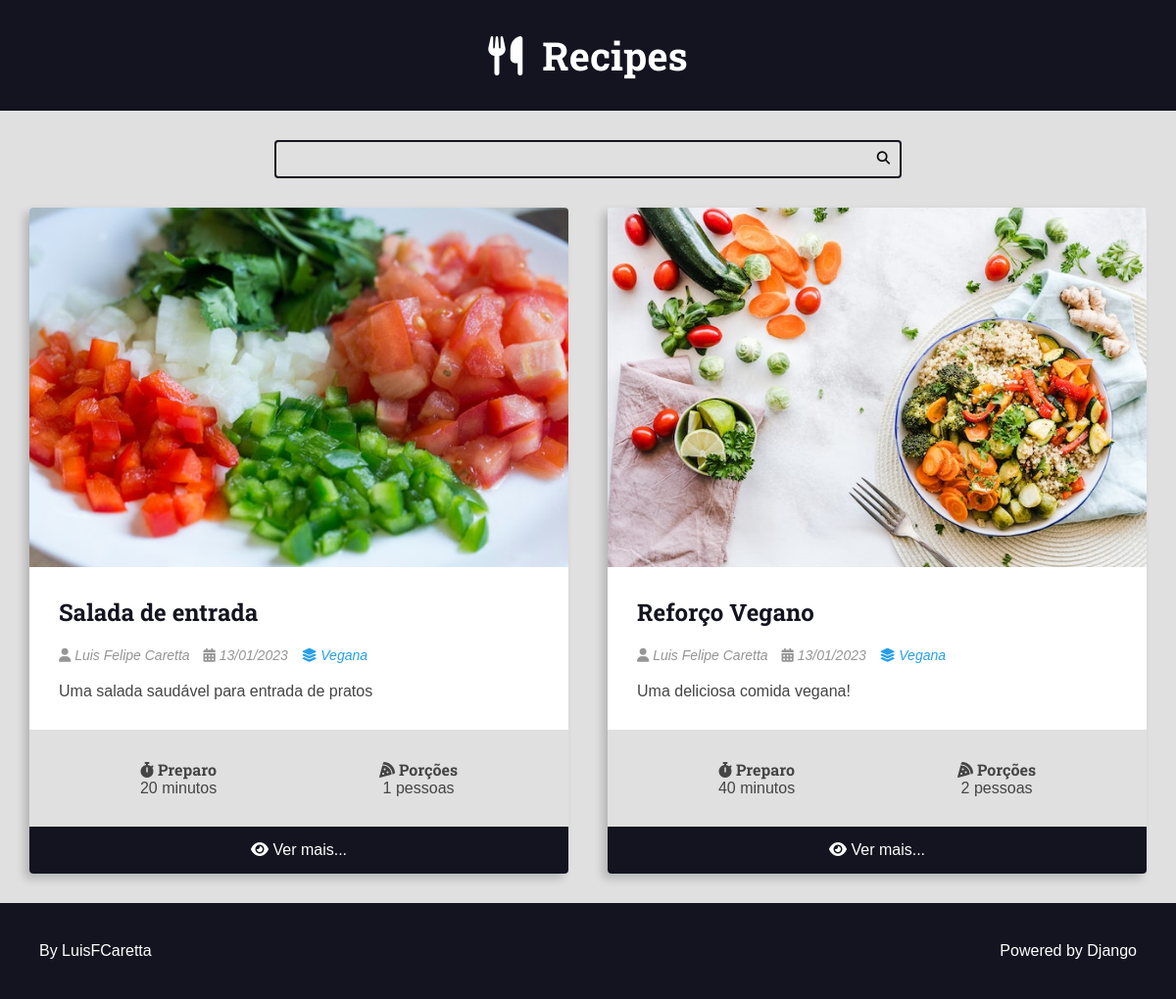
Page /recipes/category/3/ on the committed database.
### recipes/models.py (models this page shows, shortened)
class Recipe(models.Model):
    title = models.CharField(max_length=65)
    description = models.CharField(max_length=165)
    slug = models.SlugField(unique=True)
    preparation_time = models.IntegerField()
    preparation_time_unit = models.CharField(max_length=65)
    servings = models.IntegerField()
    servings_unit = models.CharField(max_length=65)
    preparation_steps = models.TextField()
    preparation_steps_is_html = models.BooleanField(default=False)
    created_at = models.DateTimeField(auto_now_add=True)
    updated_at = models.DateTimeField(auto_now=True)
    is_published = models.BooleanField(default=False)
    cover = models.ImageField(upload_to='recipes/covers/%Y/%m/%d/', blank=True,
    default='')
    category = models.ForeignKey(Category, on_delete=models.SET_NULL, null=True,
    blank=True, default=None)
    author = models.ForeignKey(User, on_delete=models.SET_NULL, null=True)

class Category(models.Model):
    name = models.CharField(max_length=65)

### recipes/views.py (the view)
# urls.py: path('recipes/category/<int:category_id>/', views.category, name="category"),
def category(request, category_id):
    recipes = get_list_or_404(
        Recipe.objects.filter(
            category__id=category_id,
            is_published=True
            ).order_by('-id')
    )
    context = {
        'recipes': recipes,
        'title': f'{recipes[0].category.name} - Category | ',
    }
    return render(request, 'recipes/pages/category.html', context)

### recipes/templates/recipes/pages/category.html (shortened to what this page needs)
{% extends 'global/base.html' %}
{% block content %}
    <div class="main-content main-content-list container">
        {% for recipe in recipes %}
            {% include 'recipes/partials/recipe.html' %}
        {% endfor %}
    </div>
{% endblock %}

### recipes/templates/recipes/partials/recipe.html (shortened to what this page needs)
<div class="recipe recipe-list-item">
    {% if recipe.cover %}
        <div class="recipe-cover">
        <a href="{% url 'recipes:recipe' recipe.id %}">
            <img src="{{ recipe.cover.url }}" alt="temporário" />
        </a>
    </div>
    {% endif %}
    <div class="recipe-title-container">
        <h2 class="recipe-title">
            <a href="{% url 'recipes:recipe' recipe.id %}">
                {{ recipe.title }}
            </a>
            </h2>
    </div>
    <div class="recipe-author">
        {% if recipe.author is not None %}
            <span class="recipe-author-item">
                <i class="fas fa-user"></i>
                {% if recipe.author.first_name %}
                    {{ recipe.author.first_name }} {{ recipe.author.last_name }}
                {% else %}
                    {{ recipe.author.username }}
                {% endif %}
            </span>
        {% endif %}
        <span class="recipe-author-item">
            <i class="fas fa-calendar-alt"></i>
            {{ recipe.created_at|date:"d/m/Y" }}
        </span>
        {% if recipe.category is not None %}
            <span class="recipe-author-item">
            <a href="{% url 'recipes:category' recipe.category.id %}">
                <i class="fas fa-layer-group"></i>
                <span>{{ recipe.category.name }}</span>
            </a>
        </span>
        {% endif %}
    </div>
    <div class="recipe-content">
        <p>{{ recipe.description }}</p>
    </div>
    <div class="recipe-meta-container">
        <div class="recipe-meta recipe-preparation">
            <h3 class="recipe-meta-title"><i class="fas
            fa-stopwatch"></i> Preparo</h3>
            <div class="recipe-meta-text">
                {{ recipe.preparation_time }} {{ recipe.preparation_time_unit }}
            </div>
        </div>
        <div class="recipe-meta recipe-servings">
            <h3 class="recipe-meta-title"><i class="fas
            fa-pizza-slice"></i> Porções</h3>
            <div class="recipe-meta-text">
                {{ recipe.servings }} {{ recipe.servings_unit }}
            </div>
        </div>
    </div>
    {% if is_detail_page is not True %}
        <footer class="recipe-footer">
            <a class="recipe-read-more button button-dark
            button-full-width" href="{% url 'recipes:recipe' recipe.id %}">
                <i class="fas fa-eye"></i>
                <span>Ver mais...</span>
            </a>
        </footer>
    {% endif %}
</div>

### recipes/static/recipes/css/styles.css (style rules this page uses)
:root { --color-primary: #269fe6; --color-primary-hover: #2086c2; --color-primary-dark: #13141f; --color-primary-dark-hover: #212336; --color-primary-light: #d4ecfa; --color-primary-light-hover: #bdd8e7; --color-white: #fff; --color-black: #000; --color-dark-text: #444; --color-info-light: #cce5ff; --color-debug-light: #cce5ff; --color-success-light: #d4edda; --color-alert-light: #fff3cd; --color-warning-light: #fff3cd; --color-error-light: #f8d7da; --color-info-dark: #4d86c4; --color-debug-dark: #4d86c4; --color-success-dark: #4a9c5d; --color-alert-dark: #927f40; --color-warning-dark: #927f40; --color-error-dark: #da525d; --color-gray-0: #f9f9f9; --color-gray-1: #e0e0e0; --color-gray-2: #c7c7c7; --color-gray-3: #aeaeae; --color-gray-4: #959595; --color-gray-5: #7d7d7d; --color-gray-6: #646464; --color-gray-7: #4b4b4b; --color-gray-8: #323232; --color-gray-9: #191919; --font-primary: sans-serif; --font-headings: 'Roboto Slab', serif; --spacing-gutter-medium: 3rem; --spacing-gutter-large: 4rem; }
* { padding: 0; margin: 0; box-sizing: border-box; }
html { font-size: 62.5%; }
body { font-size: 1.6rem; font-family: var(--font-primary); background: var(--color-gray-1); color: var(--color-dark-text); }
h1, h2, h3, h4, h5, h6 { font-family: var(--font-headings); }
img { max-width: 100%; }
a { color: var(--color-primary); text-decoration: none; }
.container { max-width: 144rem; margin: 0 auto; padding: var(--spacing-gutter-medium); }
.main-content { padding-top: 0; }
.main-content-list { display: grid; grid-template-columns: repeat(auto-fit, minmax(340px, 1fr)); gap: var(--spacing-gutter-large); }
.recipe { background: var(--color-white); box-shadow: -5px 5px 10px rgba(0, 0, 0, 0.2); transform: scale(1); transition: all 300ms ease-in-out; border-radius: 0.4rem; overflow: hidden; }
.recipe img { max-width: 100%; }
.recipe-list-item { max-width: 64rem; height: fit-content; }
.recipe-title-container { padding: var(--spacing-gutter-medium); padding-bottom: 2rem; }
.recipe-title-container a { text-decoration: none; color: var(--color-primary-dark); }
.recipe-author { padding: 0 var(--spacing-gutter-medium); }
.recipe-content { padding: var(--spacing-gutter-medium); padding-top: 2rem; }
.recipe-author-item { color: var(--color-gray-4); margin-right: 1rem; font-style: italic; font-size: 1.4rem; }
.recipe-author a { color: var(--color-primary); transition: all 300ms ease-in-out; text-decoration: none; }
.recipe-meta-container { display: flex; flex-flow: row wrap; padding: var(--spacing-gutter-medium); background: var(--color-gray-1); }
.recipe-meta { display: flex; flex-flow: column nowrap; flex-shrink: 1; flex-grow: 1; text-align: center; }
.recipe-meta-title { font-size: 1.6rem; }
.recipe-footer a { background: var(--color-primary-dark); display: block; color: var(--color-white); text-decoration: none; text-align: center; padding: 1.5rem var(--spacing-gutter-medium); transition: all 300ms ease-in-out; }

### rows in the picture
Recipe: cover (picture), title "Salada de entrada", author.first_name "Luis Felipe", author.last_name "Caretta", created_at "13/01/2023", category.name "Vegana", description "Uma salada saudável para entrada de pratos", preparation_time "20", preparation_time_unit "minutos", servings "1", servings_unit "pessoas"
Recipe: cover (picture), title "Reforço Vegano", author.first_name "Luis Felipe", author.last_name "Caretta", created_at "13/01/2023", category.name "Vegana", description "Uma deliciosa comida vegana!", preparation_time "40", preparation_time_unit "minutos", servings "2", servings_unit "pessoas"
